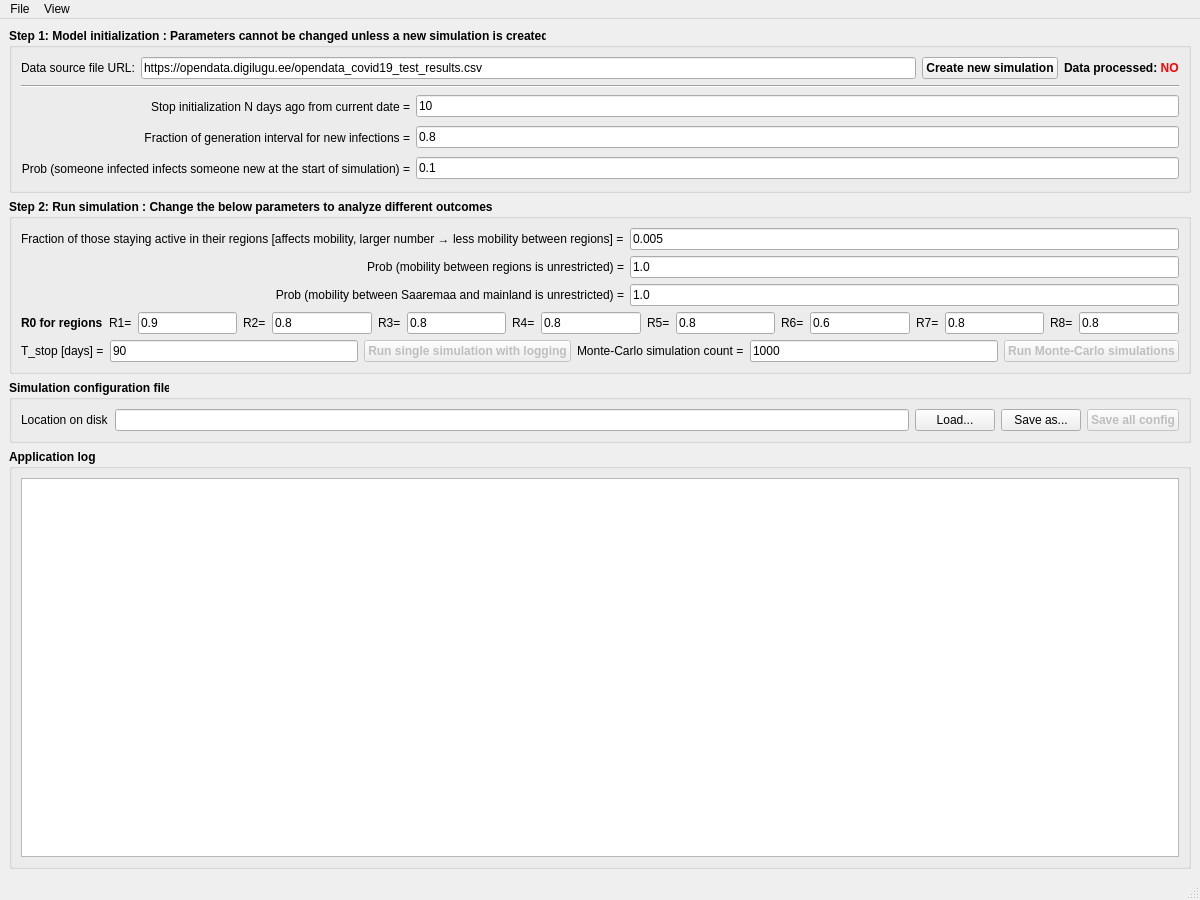
<?xml version="1.0" encoding="UTF-8"?>
<ui version="4.0">
 <class>SpreadEEGui</class>
 <widget class="QMainWindow" name="SpreadEEGui">
  <property name="geometry">
   <rect>
    <x>0</x>
    <y>0</y>
    <width>1200</width>
    <height>900</height>
   </rect>
  </property>
  <property name="minimumSize">
   <size>
    <width>1200</width>
    <height>900</height>
   </size>
  </property>
  <property name="windowTitle">
   <string>[Virus Spread in EE] Analysis Tool</string>
  </property>
  <widget class="QWidget" name="centralwidget">
   <layout class="QVBoxLayout" name="verticalLayout_2">
    <item>
     <widget class="QGroupBox" name="gbModelInitialization">
      <property name="font">
       <font>
        <weight>75</weight>
        <bold>true</bold>
       </font>
      </property>
      <property name="title">
       <string>Step 1: Model initialization : Parameters cannot be changed unless a new simulation is created</string>
      </property>
      <layout class="QVBoxLayout" name="verticalLayout_8">
       <item>
        <layout class="QHBoxLayout" name="horizontalLayout">
         <item>
          <widget class="QLabel" name="label">
           <property name="font">
            <font>
             <weight>50</weight>
             <bold>false</bold>
            </font>
           </property>
           <property name="text">
            <string>Data source file URL:</string>
           </property>
          </widget>
         </item>
         <item>
          <widget class="QLineEdit" name="txtCovid19TestSrc">
           <property name="font">
            <font>
             <weight>50</weight>
             <bold>false</bold>
            </font>
           </property>
           <property name="text">
            <string>https://opendata.digilugu.ee/opendata_covid19_test_results.csv</string>
           </property>
          </widget>
         </item>
         <item>
          <widget class="QPushButton" name="btnFetchDataAndProcess">
           <property name="font">
            <font>
             <weight>75</weight>
             <bold>true</bold>
            </font>
           </property>
           <property name="text">
            <string>Create new simulation</string>
           </property>
          </widget>
         </item>
         <item>
          <widget class="QLabel" name="lblDataProcesses">
           <property name="text">
            <string>Data processed: &lt;span style=&quot;color:red&quot;&gt;NO&lt;/span&gt;</string>
           </property>
          </widget>
         </item>
        </layout>
       </item>
       <item>
        <widget class="Line" name="line_2">
         <property name="orientation">
          <enum>Qt::Horizontal</enum>
         </property>
        </widget>
       </item>
       <item>
        <layout class="QGridLayout" name="gridLayout" rowminimumheight="25,25,25">
         <item row="1" column="0">
          <widget class="QLabel" name="label_3">
           <property name="font">
            <font>
             <weight>50</weight>
             <bold>false</bold>
            </font>
           </property>
           <property name="text">
            <string>Fraction of generation interval for new infections =</string>
           </property>
           <property name="alignment">
            <set>Qt::AlignRight|Qt::AlignTrailing|Qt::AlignVCenter</set>
           </property>
          </widget>
         </item>
         <item row="0" column="0">
          <widget class="QLabel" name="label_2">
           <property name="font">
            <font>
             <weight>50</weight>
             <bold>false</bold>
            </font>
           </property>
           <property name="text">
            <string>Stop initialization N days ago from current date =</string>
           </property>
           <property name="alignment">
            <set>Qt::AlignRight|Qt::AlignTrailing|Qt::AlignVCenter</set>
           </property>
          </widget>
         </item>
         <item row="1" column="1">
          <widget class="QLineEdit" name="txtFractionGenerationInt">
           <property name="font">
            <font>
             <weight>50</weight>
             <bold>false</bold>
            </font>
           </property>
           <property name="text">
            <string>0.8</string>
           </property>
          </widget>
         </item>
         <item row="0" column="1">
          <widget class="QLineEdit" name="txtNDaysAgo">
           <property name="font">
            <font>
             <weight>50</weight>
             <bold>false</bold>
            </font>
           </property>
           <property name="text">
            <string>10</string>
           </property>
          </widget>
         </item>
         <item row="2" column="0">
          <widget class="QLabel" name="label_5">
           <property name="font">
            <font>
             <weight>50</weight>
             <bold>false</bold>
            </font>
           </property>
           <property name="text">
            <string>Prob (someone infected infects someone new at the start of simulation) =</string>
           </property>
           <property name="alignment">
            <set>Qt::AlignRight|Qt::AlignTrailing|Qt::AlignVCenter</set>
           </property>
          </widget>
         </item>
         <item row="2" column="1">
          <widget class="QLineEdit" name="lineEdit">
           <property name="font">
            <font>
             <weight>50</weight>
             <bold>false</bold>
            </font>
           </property>
           <property name="text">
            <string>0.1</string>
           </property>
          </widget>
         </item>
        </layout>
       </item>
      </layout>
     </widget>
    </item>
    <item>
     <widget class="QGroupBox" name="gbSimulation">
      <property name="font">
       <font>
        <weight>75</weight>
        <bold>true</bold>
       </font>
      </property>
      <property name="title">
       <string>Step 2: Run simulation : Change the below parameters to analyze different outcomes</string>
      </property>
      <layout class="QVBoxLayout" name="verticalLayout_4">
       <item>
        <layout class="QHBoxLayout" name="horizontalLayout_6">
         <item>
          <layout class="QGridLayout" name="gridLayout_3">
           <item row="1" column="0">
            <widget class="QLabel" name="label_18">
             <property name="font">
              <font>
               <weight>50</weight>
               <bold>false</bold>
              </font>
             </property>
             <property name="text">
              <string>Prob (mobility between regions is unrestricted) =</string>
             </property>
             <property name="alignment">
              <set>Qt::AlignRight|Qt::AlignTrailing|Qt::AlignVCenter</set>
             </property>
            </widget>
           </item>
           <item row="1" column="1">
            <widget class="QLineEdit" name="txtSimParamProbMobBetweenReg">
             <property name="font">
              <font>
               <weight>50</weight>
               <bold>false</bold>
              </font>
             </property>
             <property name="text">
              <string>1.0</string>
             </property>
            </widget>
           </item>
           <item row="0" column="1">
            <widget class="QLineEdit" name="txtSimParamStayingActive">
             <property name="font">
              <font>
               <weight>50</weight>
               <bold>false</bold>
              </font>
             </property>
             <property name="text">
              <string>0.005</string>
             </property>
            </widget>
           </item>
           <item row="0" column="0">
            <widget class="QLabel" name="label_17">
             <property name="font">
              <font>
               <weight>50</weight>
               <bold>false</bold>
              </font>
             </property>
             <property name="text">
              <string>Fraction of those staying active in their regions [affects mobility, larger number → less mobility between regions] =</string>
             </property>
            </widget>
           </item>
           <item row="2" column="0">
            <widget class="QLabel" name="label_19">
             <property name="font">
              <font>
               <weight>50</weight>
               <bold>false</bold>
              </font>
             </property>
             <property name="text">
              <string>Prob (mobility between Saaremaa and mainland is unrestricted) =</string>
             </property>
             <property name="alignment">
              <set>Qt::AlignRight|Qt::AlignTrailing|Qt::AlignVCenter</set>
             </property>
            </widget>
           </item>
           <item row="2" column="1">
            <widget class="QLineEdit" name="txtSimParamProbMobilityBetweenSaareUnrestr">
             <property name="font">
              <font>
               <weight>50</weight>
               <bold>false</bold>
              </font>
             </property>
             <property name="text">
              <string>1.0</string>
             </property>
            </widget>
           </item>
          </layout>
         </item>
        </layout>
       </item>
       <item>
        <layout class="QHBoxLayout" name="horizontalLayout_4">
         <item>
          <layout class="QGridLayout" name="gridLayout_2">
           <item row="0" column="0">
            <widget class="QLabel" name="label_6">
             <property name="font">
              <font>
               <weight>75</weight>
               <bold>true</bold>
              </font>
             </property>
             <property name="text">
              <string>R0 for regions</string>
             </property>
            </widget>
           </item>
           <item row="0" column="10">
            <widget class="QLineEdit" name="txtR0R5">
             <property name="font">
              <font>
               <weight>50</weight>
               <bold>false</bold>
              </font>
             </property>
             <property name="text">
              <string>0.8</string>
             </property>
            </widget>
           </item>
           <item row="0" column="12">
            <widget class="QLineEdit" name="txtR0R6">
             <property name="font">
              <font>
               <weight>50</weight>
               <bold>false</bold>
              </font>
             </property>
             <property name="text">
              <string>0.6</string>
             </property>
            </widget>
           </item>
           <item row="0" column="2">
            <widget class="QLineEdit" name="txtR0R1">
             <property name="font">
              <font>
               <weight>50</weight>
               <bold>false</bold>
              </font>
             </property>
             <property name="text">
              <string>0.9</string>
             </property>
            </widget>
           </item>
           <item row="0" column="13">
            <widget class="QLabel" name="label_13">
             <property name="font">
              <font>
               <weight>50</weight>
               <bold>false</bold>
              </font>
             </property>
             <property name="text">
              <string>R7=</string>
             </property>
            </widget>
           </item>
           <item row="0" column="8">
            <widget class="QLineEdit" name="txtR0R4">
             <property name="font">
              <font>
               <weight>50</weight>
               <bold>false</bold>
              </font>
             </property>
             <property name="text">
              <string>0.8</string>
             </property>
            </widget>
           </item>
           <item row="0" column="3">
            <widget class="QLabel" name="label_8">
             <property name="font">
              <font>
               <weight>50</weight>
               <bold>false</bold>
              </font>
             </property>
             <property name="text">
              <string>R2=</string>
             </property>
            </widget>
           </item>
           <item row="0" column="1">
            <widget class="QLabel" name="label_7">
             <property name="font">
              <font>
               <weight>50</weight>
               <bold>false</bold>
              </font>
             </property>
             <property name="text">
              <string>R1=</string>
             </property>
            </widget>
           </item>
           <item row="0" column="14">
            <widget class="QLineEdit" name="txtR0R7">
             <property name="font">
              <font>
               <weight>50</weight>
               <bold>false</bold>
              </font>
             </property>
             <property name="text">
              <string>0.8</string>
             </property>
            </widget>
           </item>
           <item row="0" column="7">
            <widget class="QLabel" name="label_10">
             <property name="font">
              <font>
               <weight>50</weight>
               <bold>false</bold>
              </font>
             </property>
             <property name="text">
              <string>R4=</string>
             </property>
            </widget>
           </item>
           <item row="0" column="6">
            <widget class="QLineEdit" name="txtR0R3">
             <property name="font">
              <font>
               <weight>50</weight>
               <bold>false</bold>
              </font>
             </property>
             <property name="text">
              <string>0.8</string>
             </property>
            </widget>
           </item>
           <item row="0" column="9">
            <widget class="QLabel" name="label_11">
             <property name="font">
              <font>
               <weight>50</weight>
               <bold>false</bold>
              </font>
             </property>
             <property name="text">
              <string>R5=</string>
             </property>
            </widget>
           </item>
           <item row="0" column="5">
            <widget class="QLabel" name="label_9">
             <property name="font">
              <font>
               <weight>50</weight>
               <bold>false</bold>
              </font>
             </property>
             <property name="text">
              <string>R3=</string>
             </property>
            </widget>
           </item>
           <item row="0" column="11">
            <widget class="QLabel" name="label_12">
             <property name="font">
              <font>
               <weight>50</weight>
               <bold>false</bold>
              </font>
             </property>
             <property name="text">
              <string>R6=</string>
             </property>
            </widget>
           </item>
           <item row="0" column="15">
            <widget class="QLabel" name="label_14">
             <property name="font">
              <font>
               <weight>50</weight>
               <bold>false</bold>
              </font>
             </property>
             <property name="text">
              <string>R8=</string>
             </property>
            </widget>
           </item>
           <item row="0" column="4">
            <widget class="QLineEdit" name="txtR0R2">
             <property name="font">
              <font>
               <weight>50</weight>
               <bold>false</bold>
              </font>
             </property>
             <property name="text">
              <string>0.8</string>
             </property>
            </widget>
           </item>
           <item row="0" column="16">
            <widget class="QLineEdit" name="txtR0R8">
             <property name="font">
              <font>
               <weight>50</weight>
               <bold>false</bold>
              </font>
             </property>
             <property name="text">
              <string>0.8</string>
             </property>
            </widget>
           </item>
          </layout>
         </item>
        </layout>
       </item>
       <item>
        <layout class="QHBoxLayout" name="horizontalLayout_5">
         <item>
          <widget class="QLabel" name="label_16">
           <property name="font">
            <font>
             <weight>50</weight>
             <bold>false</bold>
            </font>
           </property>
           <property name="text">
            <string>T_stop [days] =</string>
           </property>
          </widget>
         </item>
         <item>
          <widget class="QLineEdit" name="lineEdit_3">
           <property name="font">
            <font>
             <weight>50</weight>
             <bold>false</bold>
            </font>
           </property>
           <property name="text">
            <string>90</string>
           </property>
          </widget>
         </item>
         <item>
          <widget class="QPushButton" name="btnSingleSim">
           <property name="enabled">
            <bool>false</bool>
           </property>
           <property name="font">
            <font>
             <weight>75</weight>
             <bold>true</bold>
            </font>
           </property>
           <property name="text">
            <string>Run single simulation with logging</string>
           </property>
          </widget>
         </item>
         <item>
          <widget class="QLabel" name="label_15">
           <property name="font">
            <font>
             <weight>50</weight>
             <bold>false</bold>
            </font>
           </property>
           <property name="text">
            <string>Monte-Carlo simulation count =</string>
           </property>
          </widget>
         </item>
         <item>
          <widget class="QLineEdit" name="lineEdit_2">
           <property name="font">
            <font>
             <weight>50</weight>
             <bold>false</bold>
            </font>
           </property>
           <property name="text">
            <string>1000</string>
           </property>
          </widget>
         </item>
         <item>
          <widget class="QPushButton" name="btnMCSim">
           <property name="enabled">
            <bool>false</bool>
           </property>
           <property name="text">
            <string>Run Monte-Carlo simulations</string>
           </property>
          </widget>
         </item>
        </layout>
       </item>
      </layout>
     </widget>
    </item>
    <item>
     <widget class="QGroupBox" name="gbConfigurationFile">
      <property name="font">
       <font>
        <weight>75</weight>
        <bold>true</bold>
       </font>
      </property>
      <property name="title">
       <string>Simulation configuration file</string>
      </property>
      <layout class="QVBoxLayout" name="verticalLayout">
       <item>
        <layout class="QHBoxLayout" name="horizontalLayout_2">
         <item>
          <widget class="QLabel" name="label_4">
           <property name="font">
            <font>
             <weight>50</weight>
             <bold>false</bold>
            </font>
           </property>
           <property name="text">
            <string>Location on disk</string>
           </property>
          </widget>
         </item>
         <item>
          <widget class="QLineEdit" name="txtConfigFileLoc"/>
         </item>
         <item>
          <widget class="QPushButton" name="btnConfigLoad">
           <property name="font">
            <font>
             <weight>50</weight>
             <bold>false</bold>
            </font>
           </property>
           <property name="text">
            <string>Load...</string>
           </property>
          </widget>
         </item>
         <item>
          <widget class="QPushButton" name="btnConfigSaveAs">
           <property name="font">
            <font>
             <weight>50</weight>
             <bold>false</bold>
            </font>
           </property>
           <property name="text">
            <string>Save as...</string>
           </property>
          </widget>
         </item>
         <item>
          <widget class="QPushButton" name="btnSaveConfig">
           <property name="enabled">
            <bool>false</bool>
           </property>
           <property name="text">
            <string>Save all config</string>
           </property>
          </widget>
         </item>
        </layout>
       </item>
      </layout>
     </widget>
    </item>
    <item>
     <widget class="QGroupBox" name="gbApplicationLog">
      <property name="font">
       <font>
        <weight>75</weight>
        <bold>true</bold>
       </font>
      </property>
      <property name="title">
       <string>Application log</string>
      </property>
      <layout class="QVBoxLayout" name="verticalLayout_3">
       <item>
        <widget class="QTextEdit" name="txtConsole">
         <property name="font">
          <font>
           <weight>50</weight>
           <bold>false</bold>
          </font>
         </property>
        </widget>
       </item>
      </layout>
     </widget>
    </item>
   </layout>
  </widget>
  <widget class="QMenuBar" name="menubar">
   <property name="geometry">
    <rect>
     <x>0</x>
     <y>0</y>
     <width>1200</width>
     <height>31</height>
    </rect>
   </property>
   <widget class="QMenu" name="menuFile">
    <property name="title">
     <string>File</string>
    </property>
   </widget>
   <widget class="QMenu" name="menuView">
    <property name="title">
     <string>View</string>
    </property>
    <addaction name="actionDisplayActiveCaseGraph"/>
   </widget>
   <addaction name="menuFile"/>
   <addaction name="menuView"/>
  </widget>
  <widget class="QStatusBar" name="statusbar"/>
  <action name="actionDisplayActiveCaseGraph">
   <property name="checkable">
    <bool>true</bool>
   </property>
   <property name="checked">
    <bool>true</bool>
   </property>
   <property name="text">
    <string>Display total active cases at init</string>
   </property>
  </action>
 </widget>
 <resources/>
 <connections/>
</ui>
